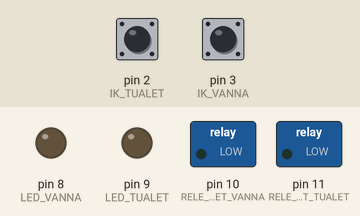
This sketch was run on a simulated Arduino Uno, built with avr-gcc and run on an emulated ATmega328P. Shown: switched loads named in the sketch (green lamp = pin HIGH), output pins drawn as LEDs (lit = HIGH). The test bench sets the inputs (shaded band); at power-on: pin 2 (IK_TUALET) HIGH, pin 3 (IK_VANNA) HIGH. What the sketch prints to the serial monitor is not drawn.

Above: at 1.2 s.
1.3 s: pin 2 (IK_TUALET) pulled LOW for 0.15 s
At 3.5 s:
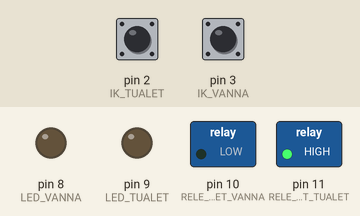
3.8 s: pin 3 (IK_VANNA) pulled LOW for 0.15 s
At 4.2 s:
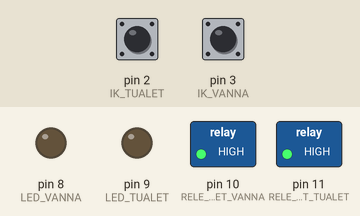
5.4 s: pin 3 (IK_VANNA) pulled LOW for 1 s
7.9 s: pin 2 (IK_TUALET) driven LOW and pin 3 (IK_VANNA) driven LOW
10.9 s: pin 2 (IK_TUALET) pulsed HIGH 2 times (0.12 s each, 0.3 s apart)
Timing chart, 0 to 13.9 s (numbered marks = the images above; inputs shaded):
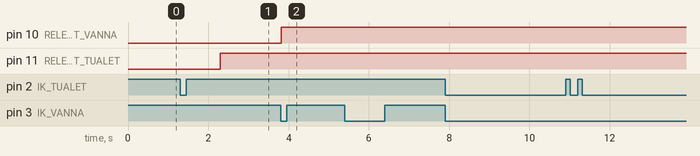

Measured:
- after the input at 1.3 s, pin 11 (RELE_SVET_TUALET): LOW → HIGH after 1.0 s
- after the input at 3.8 s, pin 10 (RELE_SVET_VANNA): LOW → HIGH at once
- after the input at 5.4 s, every drawn part: stays the same
- after the input at 7.9 s, every drawn part: stays the same
- after the input at 10.9 s, every drawn part: stays the same

The sketch:

vklychenie_sveta.ino
```cpp
/* компилятор не указывает ни каких ошибок,выдает оштбку компиляции для платы*/

#define RUKA 0
#define IK_TUALET 2
#define IK_VANNA 3
#define RELE_SVET_VANNA 10
#define RELE_SVET_TUALET 11
#define LED_TUALET 9
#define LED_VANNA 8


byte svet = 0;
unsigned long ms  = 0, svetms = 0;

unsigned int vremya_zadergki_tualet = 10000;
unsigned int vremya_zadergki_vanna = 10000;

void setup() {
  Serial.begin(115200);
  pinMode(IK_TUALET, INPUT_PULLUP);
  pinMode(IK_VANNA, INPUT_PULLUP);
  pinMode(RELE_SVET_VANNA, OUTPUT);
  pinMode(RELE_SVET_TUALET, OUTPUT);
  pinMode(LED_TUALET, OUTPUT);
  pinMode(LED_VANNA, OUTPUT);
} // setup

void loop() {
  // Serial.print("IK_TUALET=");
  // Serial.print(digitalRead(IK_TUALET));
  //Serial.print("svet=");
  // Serial.println(svet);
  // Serial.print("IK_VANNA=");
  // Serial.print(digitalRead(IK_VANNA));
  //Serial.print("svet=");
  // Serial.println(svet);
  ms = millis();
  if (digitalRead(IK_TUALET) == RUKA) {

    svet = 10;
    while (!digitalRead(IK_TUALET) == RUKA);
    delay(20);
  }//if TUALET
  if (digitalRead(IK_VANNA) == RUKA) {

    svet = 12;
    while (!digitalRead(IK_VANNA) == RUKA);
    delay(20);


  } //if VANNA


  switch (svet) {
    case 0:
      svetms = ms;

      break;

    case 10:
      if ((ms - svetms) > 1000) {
        svetms = ms;
        digitalWrite(RELE_SVET_TUALET, 1);
        Serial.print(" tualet vklychen");
        svet = 11;
      } //ms
      break;


    case 11:
      if ((ms - svetms) > vremya_zadergki_tualet ) {
        svetms = ms;
        digitalWrite(RELE_SVET_TUALET, 0);
        Serial.print("tualet viklychen");

      } //ms
      break;


    case 12:

      if ((ms - svetms) > 100) {
        svetms = ms;
        digitalWrite(RELE_SVET_VANNA, 1);
        Serial.print(" vanna vklychen");
        svet = 13;
      } //ms
      break;

    case 13:

      if ((ms - svetms) > vremya_zadergki_vanna ) {
        svetms = ms;
        digitalWrite(RELE_SVET_VANNA, 0);
        Serial.print("vanna viklychen");
      } //ms
      break;


  } //switch
}// loop
```
